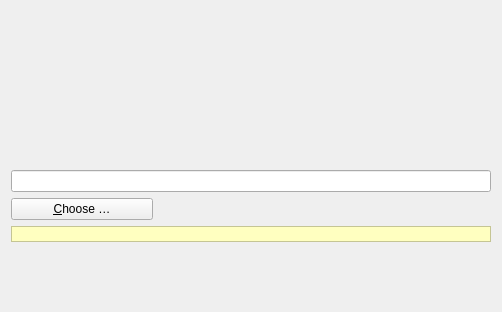
<?xml version="1.0" encoding="UTF-8"?>
<ui version="4.0">
 <class>FolderWizardSourcePage</class>
 <widget class="QWidget" name="FolderWizardSourcePage">
  <property name="geometry">
   <rect>
    <x>0</x>
    <y>0</y>
    <width>502</width>
    <height>312</height>
   </rect>
  </property>
  <property name="windowTitle">
   <string notr="true">Form</string>
  </property>
  <layout class="QVBoxLayout" name="verticalLayout">
   <item>
    <widget class="QLabel" name="subHeader">
     <property name="styleSheet">
      <string notr="true">font: 14px &quot;Segoe UI&quot;;
color:#e20074</string>
     </property>
     <property name="text">
      <string/>
     </property>
    </widget>
   </item>
   <item>
    <spacer name="verticalSpacer_3">
     <property name="orientation">
      <enum>Qt::Vertical</enum>
     </property>
     <property name="sizeHint" stdset="0">
      <size>
       <width>20</width>
       <height>16</height>
      </size>
     </property>
    </spacer>
   </item>
   <item>
    <widget class="QLabel" name="content">
     <property name="styleSheet">
      <string notr="true">font: 14px &quot;Segoe UI&quot;;
color:#191919</string>
     </property>
     <property name="text">
      <string/>
     </property>
     <property name="wordWrap">
      <bool>true</bool>
     </property>
    </widget>
   </item>
   <item>
    <spacer name="verticalSpacer_4">
     <property name="orientation">
      <enum>Qt::Vertical</enum>
     </property>
     <property name="sizeHint" stdset="0">
      <size>
       <width>18</width>
       <height>16</height>
      </size>
     </property>
    </spacer>
   </item>
   <item>
    <widget class="QLineEdit" name="localFolderLineEdit"/>
   </item>
   <item>
    <widget class="QPushButton" name="localFolderChooseBtn">
     <property name="sizePolicy">
      <sizepolicy hsizetype="Fixed" vsizetype="Fixed">
       <horstretch>0</horstretch>
       <verstretch>0</verstretch>
      </sizepolicy>
     </property>
     <property name="minimumSize">
      <size>
       <width>142</width>
       <height>0</height>
      </size>
     </property>
     <property name="text">
      <string>&amp;Choose …</string>
     </property>
    </widget>
   </item>
   <item>
    <widget class="QLabel" name="warnLabel">
     <property name="palette">
      <palette>
       <active>
        <colorrole role="Base">
         <brush brushstyle="SolidPattern">
          <color alpha="255">
           <red>255</red>
           <green>255</green>
           <blue>255</blue>
          </color>
         </brush>
        </colorrole>
        <colorrole role="Window">
         <brush brushstyle="SolidPattern">
          <color alpha="255">
           <red>255</red>
           <green>255</green>
           <blue>192</blue>
          </color>
         </brush>
        </colorrole>
       </active>
       <inactive>
        <colorrole role="Base">
         <brush brushstyle="SolidPattern">
          <color alpha="255">
           <red>255</red>
           <green>255</green>
           <blue>255</blue>
          </color>
         </brush>
        </colorrole>
        <colorrole role="Window">
         <brush brushstyle="SolidPattern">
          <color alpha="255">
           <red>255</red>
           <green>255</green>
           <blue>192</blue>
          </color>
         </brush>
        </colorrole>
       </inactive>
       <disabled>
        <colorrole role="Base">
         <brush brushstyle="SolidPattern">
          <color alpha="255">
           <red>255</red>
           <green>255</green>
           <blue>192</blue>
          </color>
         </brush>
        </colorrole>
        <colorrole role="Window">
         <brush brushstyle="SolidPattern">
          <color alpha="255">
           <red>255</red>
           <green>255</green>
           <blue>192</blue>
          </color>
         </brush>
        </colorrole>
       </disabled>
      </palette>
     </property>
     <property name="autoFillBackground">
      <bool>true</bool>
     </property>
     <property name="frameShape">
      <enum>QFrame::StyledPanel</enum>
     </property>
     <property name="text">
      <string/>
     </property>
     <property name="textFormat">
      <enum>Qt::RichText</enum>
     </property>
     <property name="margin">
      <number>3</number>
     </property>
    </widget>
   </item>
   <item>
    <spacer name="verticalSpacer">
     <property name="orientation">
      <enum>Qt::Vertical</enum>
     </property>
     <property name="sizeHint" stdset="0">
      <size>
       <width>349</width>
       <height>0</height>
      </size>
     </property>
    </spacer>
   </item>
  </layout>
 </widget>
 <resources/>
 <connections/>
</ui>
